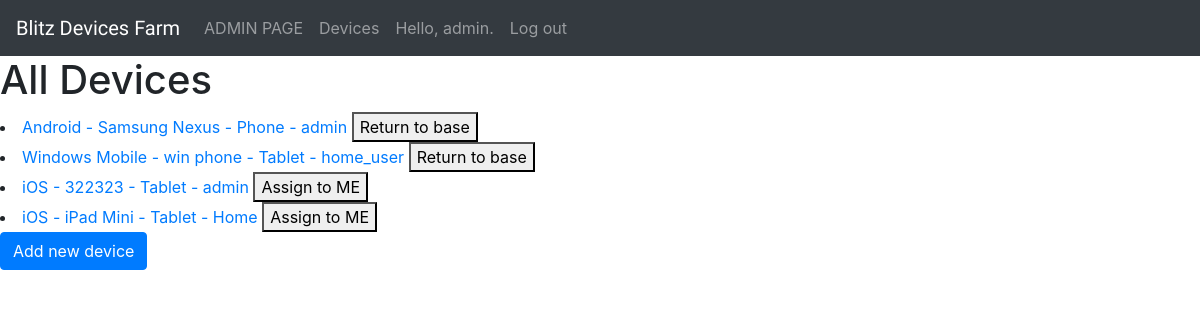
Screenshot of / (signed in) with the database file from the repository.
### users/models.py (models this page shows)
class User(AbstractUser):
    room = models.PositiveIntegerField(null=True)
    def __str__(self):
        return self.username

### devices_farm/models.py (models this page shows, shortened)
class Device(models.Model):
    objects = models.Manager()
    ANDROID = 'Android'
    IOS = 'iOS'
    WIN_MOBILE = 'Windows Mobile'
    PLATFORMS = (
        (IOS, IOS),
        (ANDROID, ANDROID),
        (WIN_MOBILE, WIN_MOBILE)
    )
    device_platform = models.CharField(
        name='platform',
        max_length=20,
        choices=PLATFORMS,
    )
    device_name = models.CharField(
        max_length=20,
    )
    PHONE = 'Phone'
    TABLET = 'Tablet'
    TYPES = (
        (PHONE, PHONE),
        (TABLET, TABLET),
    )
    device_type = models.CharField(
        name='type',
        max_length=20,
        choices=TYPES,
        default=PHONE,
    )
    os_version = models.CharField(
        max_length=10,
        default=None,
    )
    device_gpu = models.CharField(
        max_length=20,
        blank=True,
        help_text='Only required if Platform is "Android".',
    )
    device_owner = models.ForeignKey(
        User,
        name='owner',
        on_delete=models.SET_NULL,
        null=True,
        related_name='user_owner'
    )
    current_holder = models.ForeignKey(
        User,
        name='holder',
        on_delete=models.SET_NULL,
        null=True,
        related_name='user_holder'
    )
    company_number = models.CharField(
        max_length=20,
        blank=True,
        default='',
    )
    serial_number = models.CharField(
        max_length=20,
    )
    mac_address = MACAddressField(
        null=True,
        blank=True,
        integer=False,
        default='',
    )
    imei_number = models.CharField(
        name='imei',
        max_length=20,
        blank=True,
        default='',
    )
    sim_card = models.BooleanField(
        default=True,
    )
    sd_card = models.BooleanField(
        default=False,
    )
    screen_resolution = models.CharField(
        max_length=20,
        blank=True,
        default='',
    )
    screen_diagonal = models.CharField(
        max_length=20,
        blank=True,
        default='',
    )
    memory_size = models.IntegerField(
        help_text='Size in GB.',
    )
    device_color = models.CharField(
        name='color',
        max_length=20,
        blank=True,
        default='',
    )
    is_active = models.BooleanField(
        default=True,
    )
    characteristics_url = models.URLField(
        default='',
        blank=True,
    )
    class Meta:
        ordering = ['platform', 'type', 'device_name']
    def get_absolute_url(self):
        return reverse('devices_farm:device', args=[str(self.id)])

### devices_farm/views.py (the view)
# urls.py: url(r'^$', views.DeviceList.as_view(), name='devices'),
class DeviceList(ListView):
    model = Device
    context_object_name = 'devices'
    template_name = 'devices_farm/devices.html'
    paginate_by = 10
    @method_decorator(login_required)
    def dispatch(self, request, *args, **kwargs):
        return super(DeviceList, self).dispatch(request, *args, **kwargs)

### devices_farm/templates/devices_farm/devices.html
{% extends "devices_farm/base.html" %}
{% load static %}
{% block content %}
    <h1>All Devices</h1>
    {% for device in devices %}
        <li>
            <a href="{{ device.get_absolute_url }}">
                {{ device.platform }} -
                {{ device.device_name }} -
                {{ device.type }} -
                {{ device.holder }}
            </a>
            {% if user == device.owner %}
                <button>
                    Return to base
                </button>
            {% else %}
                <button>
                    Assign to ME
                </button>
            {% endif %}
        </li>
    {% empty %}
        <li>
            <h3>There isn't added devices.</h3>
        </li>
    {% endfor %}
    <form action="{% url 'devices_farm:add-device' %}">
        <button name="submit" class="btn btn-primary">Add new device</button>
    </form>
{% endblock content %}

### devices_farm/templates/devices_farm/base.html (shortened to what this page needs)
<!DOCTYPE html>
{% load static %}
<html lang="en">
<head>
    <link rel="stylesheet" href="https://stackpath.bootstrapcdn.com/bootstrap/4.1.3/css/bootstrap.min.css">
    <link rel="stylesheet" href="{% static 'devices_farm/devices_farm.css' %}">
    <script src="https://maxcdn.bootstrapcdn.com/bootstrap/3.3.7/js/bootstrap.min.js"></script></head>
<body>
    <nav class="navbar sticky-top navbar-expand-lg navbar-dark bg-dark">
        <a class="navbar-brand" href="#">Blitz Devices Farm</a>
        <div class="collapse navbar-collapse" id="navbarSupportedContent">
            <ul class="navbar-nav mr-auto">
                <li class="nav-item">
                    <a class="nav-link" href="http://127.0.0.1:8000/admin/">ADMIN PAGE</a>
                </li>
                {% if user.is_authenticated %}
                <li class="nav-item">
                    <a class="nav-link" href="{% url 'devices_farm:devices' %}">Devices</a>
                </li>
                <li class="nav-item">
                    <a class="nav-link" href="#">Hello, {{ user.username }}.</a>
                </li>
                <li class="nav-item">
                    <a class="nav-link" href="{% url 'users:logout' %}">Log out</a>
                </li>
                {% endif %}
            </ul>
        </div>
    </nav>
    {% block content %}
    {% endblock content %}
</body>
</html>

### devices_farm/static/devices_farm/devices_farm.css (style rules this page uses)
.navbar-brand { font-family: 'Lobster', cursive; }

### rows the page displays
User: username "admin"
Device: platform "Android", device_name "Samsung Nexus", type "Phone", holder "admin", shows "Return to base"
Device: platform "Windows Mobile", device_name "win phone", type "Tablet", holder "home_user", shows "Return to base"
Device: platform "iOS", device_name "322323", type "Tablet", holder "admin", shows "Assign to ME"
Device: platform "iOS", device_name "iPad Mini", type "Tablet", holder "Home", shows "Assign to ME"
